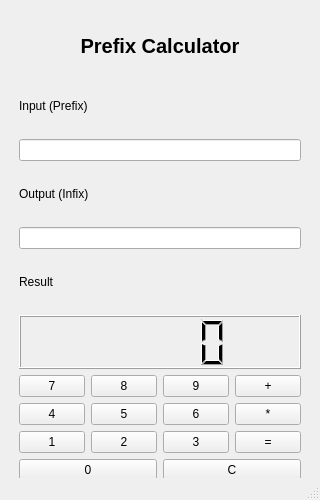
<?xml version="1.0" encoding="UTF-8"?>
<ui version="4.0">
 <class>MainWindow</class>
 <widget class="QMainWindow" name="MainWindow">
  <property name="geometry">
   <rect>
    <x>0</x>
    <y>0</y>
    <width>320</width>
    <height>500</height>
   </rect>
  </property>
  <property name="windowTitle">
   <string>Prefix Calculator</string>
  </property>
  <widget class="QWidget" name="centralwidget">
   <widget class="QFrame" name="calculatorFrame">
    <property name="geometry">
     <rect>
      <x>10</x>
      <y>10</y>
      <width>300</width>
      <height>480</height>
     </rect>
    </property>
    <layout class="QVBoxLayout" name="verticalLayout">

     <!-- Title -->
     <item>
      <widget class="QLabel" name="calculatorTitle">
       <property name="text">
        <string>Prefix Calculator</string>
       </property>
       <property name="alignment">
        <set>Qt::AlignCenter</set>
       </property>
       <property name="styleSheet">
        <string notr="true">font: bold 20px ; color: black;</string>
       </property>
      </widget>
     </item>

     <!-- Input Label -->
     <item>
      <widget class="QLabel" name="label_input">
       <property name="text">
        <string>Input (Prefix)</string>
       </property>
       <property name="styleSheet">
        <string notr="true">font: bold 14px "Segoe UI"; color: black;</string>
       </property>
      </widget>
     </item>

     <item>
      <widget class="QLineEdit" name="input_text">
      </widget>
     </item>

     <!-- Infix Output Label -->
     <item>
      <widget class="QLabel" name="label_infix">
       <property name="text">
        <string>Output (Infix)</string>
       </property>
       <property name="styleSheet">
        <string notr="true">font: bold 14px "Arial"; color: black;</string>
       </property>
      </widget>
     </item>

     <item>
      <widget class="QLineEdit" name="output_infix">
       <property name="readOnly">
        <bool>true</bool>
       </property>
      </widget>
     </item>

     <!-- Result Output Label -->
     <item>
      <widget class="QLabel" name="label_result">
       <property name="text">
        <string>Result</string>
       </property>
       <property name="styleSheet">
        <string notr="true">font: bold 14px "Arial"; color: black;</string>
       </property>
      </widget>
     </item>

     <item>
      <widget class="QLCDNumber" name="output_lcd"/>
      <property name="minimumHeight">
        <number>100</number>
      </property>
     </item>

     <!-- Calculator Button Grid -->
     <item>
      <layout class="QGridLayout" name="gridLayout">

       <item row="0" column="0">
        <widget class="QPushButton" name="button_7">
         <property name="text">
          <string>7</string>
         </property>
        </widget>
       </item>
       <item row="0" column="1">
        <widget class="QPushButton" name="button_8">
         <property name="text">
          <string>8</string>
         </property>
        </widget>
       </item>
       <item row="0" column="2">
        <widget class="QPushButton" name="button_9">
         <property name="text">
          <string>9</string>
         </property>
        </widget>
       </item>
       <item row="0" column="3">
        <widget class="QPushButton" name="button_plus">
         <property name="text">
          <string>+</string>
         </property>
        </widget>
       </item>

       <item row="1" column="0">
        <widget class="QPushButton" name="button_4">
         <property name="text">
          <string>4</string>
         </property>
        </widget>
       </item>
       <item row="1" column="1">
        <widget class="QPushButton" name="button_5">
         <property name="text">
          <string>5</string>
         </property>
        </widget>
       </item>
       <item row="1" column="2">
        <widget class="QPushButton" name="button_6">
         <property name="text">
          <string>6</string>
         </property>
        </widget>
       </item>
       <item row="1" column="3">
        <widget class="QPushButton" name="button_multiply">
         <property name="text">
          <string>*</string>
         </property>
        </widget>
       </item>

       <item row="2" column="0">
        <widget class="QPushButton" name="button_1">
         <property name="text">
          <string>1</string>
         </property>
        </widget>
       </item>
       <item row="2" column="1">
        <widget class="QPushButton" name="button_2">
         <property name="text">
          <string>2</string>
         </property>
        </widget>
       </item>
       <item row="2" column="2">
        <widget class="QPushButton" name="button_3">
         <property name="text">
          <string>3</string>
         </property>
        </widget>
       </item>
       <item row="2" column="3">
        <widget class="QPushButton" name="button_equal">
         <property name="text">
          <string>=</string>
         </property>
        </widget>
       </item>

       <item row="3" column="0" colspan="2">
        <widget class="QPushButton" name="button_0">
         <property name="text">
          <string>0</string>
         </property>
        </widget>
       </item>

       <item row="3" column="2" colspan="2">
        <widget class="QPushButton" name="button_clear">
         <property name="text">
          <string>C</string>
         </property>
        </widget>
       </item>

      </layout>
     </item>
    </layout>
   </widget>
  </widget>
  <widget class="QMenuBar" name="menubar"/>
  <widget class="QStatusBar" name="statusbar"/>
 </widget>
 <resources/>
 <connections/>
</ui>
